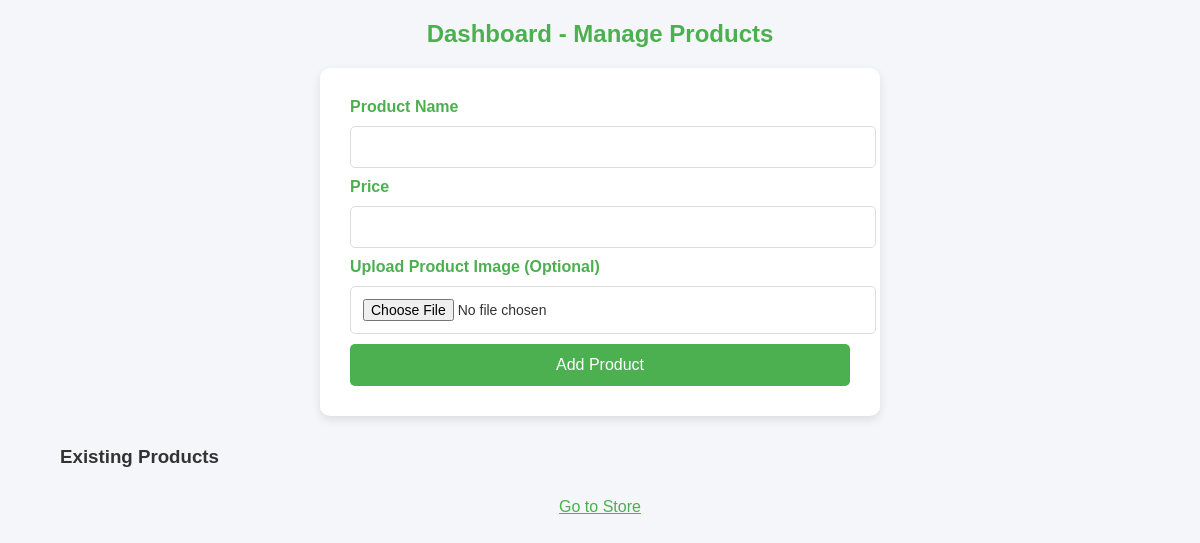
Page /dashboard on the earlier database version.
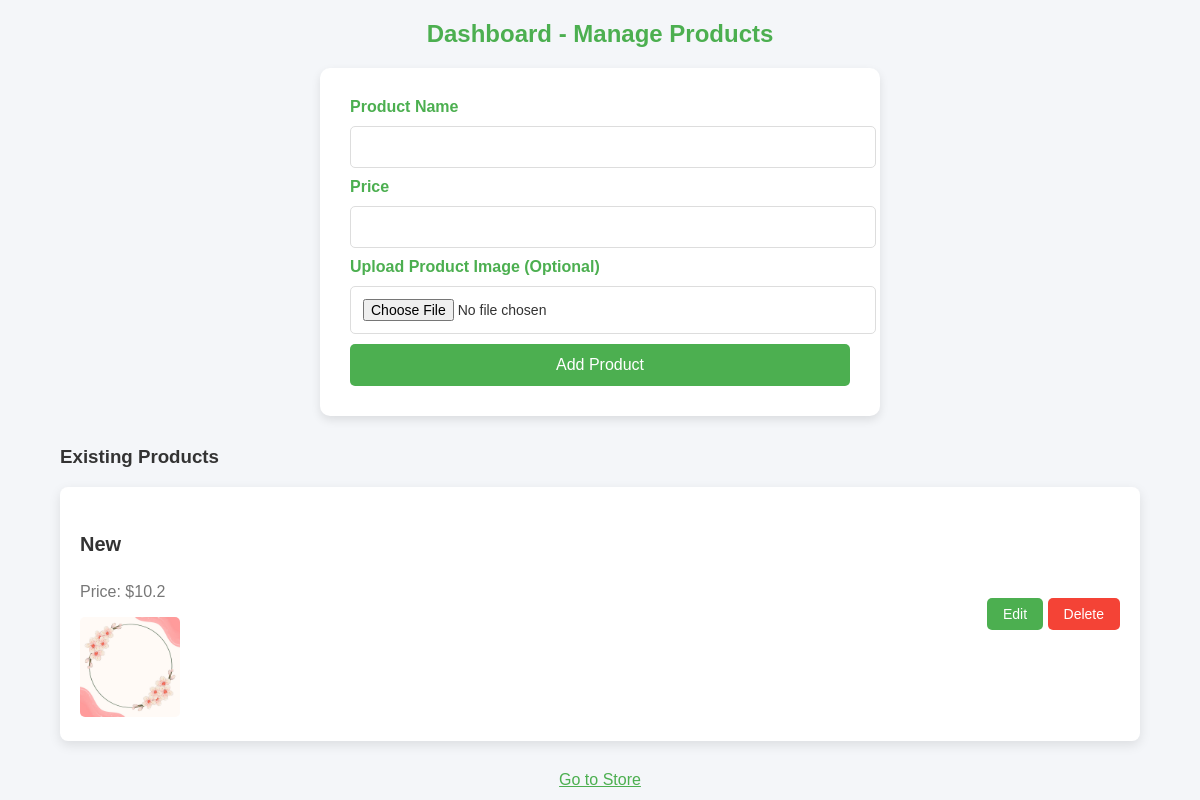
Same page on the later database version.
### app.py (models this page shows)
class Product(db.Model):
    id = db.Column(db.Integer, primary_key=True)
    name = db.Column(db.String(100), nullable=False)
    price = db.Column(db.Float, nullable=False)
    image = db.Column(db.String(200), default='https://via.placeholder.com/250x150')

### app.py (the view, shortened to what this page needs)
@app.route('/dashboard', methods=['GET', 'POST'])
def dashboard():
    products = Product.query.all()
    return render_template('dashboard.html', products=products)

### templates/dashboard.html (shortened to what this page needs)
<!DOCTYPE html>
<html lang="en">
<head>
</head>
<body>
    <h2>Dashboard - Manage Products</h2>
    <div class="product-form">
        <form action="/dashboard" method="POST" enctype="multipart/form-data">
            <label for="product_name">Product Name</label>
            <input type="text" id="product_name" name="product_name" required>
            <label for="product_price">Price</label>
            <input type="text" id="product_price" name="product_price" required>
            <label for="product_image">Upload Product Image (Optional)</label>
            <input type="file" id="product_image" name="product_image" accept="image/*">
            <button type="submit">Add Product</button>
        </form>
    </div>
    <div class="product-list">
        <h3>Existing Products</h3>
        {% for product in products %}
        <div class="product-item" id="product-{{ product.id }}">
            <div class="product-details">
                <h4>{{ product.name }}</h4>
                <p>Price: ${{ product.price }}</p>
                {% if product.image %}
                <img src="{{ url_for('static', filename=product.image) }}" alt="Product Image">
                {% endif %}
            </div>
            <div class="product-actions">
                <button class="edit" onclick="openEditModal({{ product.id }}, '{{ product.name }}', {{ product.price }}, '{{ product.image }}')">Edit</button>
                <form action="/dashboard" method="POST" style="display:inline;">
                    <button type="submit" class="delete">Delete</button>
                </form>
            </div>
        </div>
        {% endfor %}
    </div>
    <a href="/store" style="text-align:center; display:block; margin-top: 30px; font-size: 16px; color: #4CAF50;">Go to Store</a>
</body>
</html>

Differences in the rows shown:
added Product: name "New", price "10.2", image (picture)
